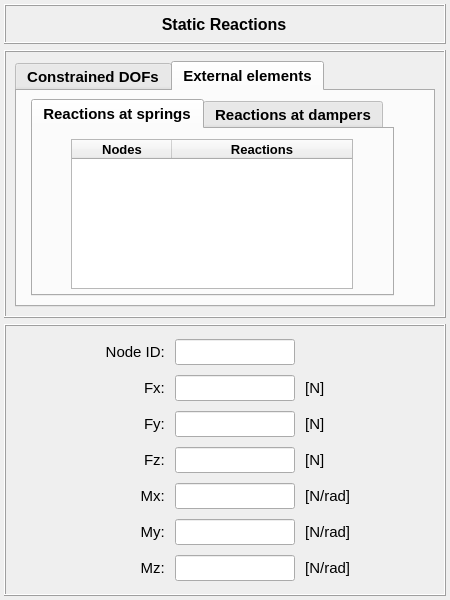
<?xml version="1.0" encoding="UTF-8"?>
<ui version="4.0">
 <class>Dialog</class>
 <widget class="QDialog" name="Dialog">
  <property name="geometry">
   <rect>
    <x>0</x>
    <y>0</y>
    <width>450</width>
    <height>600</height>
   </rect>
  </property>
  <property name="minimumSize">
   <size>
    <width>340</width>
    <height>326</height>
   </size>
  </property>
  <property name="maximumSize">
   <size>
    <width>450</width>
    <height>600</height>
   </size>
  </property>
  <property name="windowTitle">
   <string>Dialog</string>
  </property>
  <layout class="QGridLayout" name="gridLayout_3">
   <property name="leftMargin">
    <number>4</number>
   </property>
   <property name="topMargin">
    <number>4</number>
   </property>
   <property name="rightMargin">
    <number>4</number>
   </property>
   <property name="bottomMargin">
    <number>4</number>
   </property>
   <item row="2" column="0">
    <widget class="QFrame" name="frame_2">
     <property name="minimumSize">
      <size>
       <width>0</width>
       <height>272</height>
      </size>
     </property>
     <property name="maximumSize">
      <size>
       <width>16777215</width>
       <height>272</height>
      </size>
     </property>
     <property name="frameShape">
      <enum>QFrame::Box</enum>
     </property>
     <property name="frameShadow">
      <enum>QFrame::Raised</enum>
     </property>
     <layout class="QGridLayout" name="gridLayout_5">
      <property name="leftMargin">
       <number>0</number>
      </property>
      <property name="topMargin">
       <number>0</number>
      </property>
      <property name="rightMargin">
       <number>0</number>
      </property>
      <property name="bottomMargin">
       <number>0</number>
      </property>
      <property name="spacing">
       <number>0</number>
      </property>
      <item row="0" column="0">
       <widget class="QFrame" name="frame_responses">
        <property name="minimumSize">
         <size>
          <width>0</width>
          <height>260</height>
         </size>
        </property>
        <property name="maximumSize">
         <size>
          <width>16777215</width>
          <height>260</height>
         </size>
        </property>
        <property name="frameShape">
         <enum>QFrame::NoFrame</enum>
        </property>
        <property name="frameShadow">
         <enum>QFrame::Raised</enum>
        </property>
        <layout class="QGridLayout" name="gridLayout_2">
         <property name="leftMargin">
          <number>0</number>
         </property>
         <property name="topMargin">
          <number>0</number>
         </property>
         <property name="rightMargin">
          <number>0</number>
         </property>
         <property name="bottomMargin">
          <number>0</number>
         </property>
         <property name="verticalSpacing">
          <number>1</number>
         </property>
         <item row="1" column="3">
          <widget class="QLabel" name="label_8">
           <property name="minimumSize">
            <size>
             <width>68</width>
             <height>26</height>
            </size>
           </property>
           <property name="maximumSize">
            <size>
             <width>68</width>
             <height>26</height>
            </size>
           </property>
           <property name="font">
            <font>
             <pointsize>11</pointsize>
             <weight>50</weight>
             <bold>false</bold>
            </font>
           </property>
           <property name="text">
            <string> [N]</string>
           </property>
           <property name="alignment">
            <set>Qt::AlignLeading|Qt::AlignLeft|Qt::AlignVCenter</set>
           </property>
          </widget>
         </item>
         <item row="0" column="2">
          <widget class="QLineEdit" name="lineEdit_node_id">
           <property name="minimumSize">
            <size>
             <width>120</width>
             <height>26</height>
            </size>
           </property>
           <property name="maximumSize">
            <size>
             <width>120</width>
             <height>26</height>
            </size>
           </property>
           <property name="sizeIncrement">
            <size>
             <width>0</width>
             <height>0</height>
            </size>
           </property>
           <property name="baseSize">
            <size>
             <width>0</width>
             <height>0</height>
            </size>
           </property>
           <property name="font">
            <font>
             <pointsize>10</pointsize>
             <weight>75</weight>
             <bold>true</bold>
            </font>
           </property>
           <property name="styleSheet">
            <string notr="true"/>
           </property>
           <property name="alignment">
            <set>Qt::AlignCenter</set>
           </property>
          </widget>
         </item>
         <item row="3" column="1">
          <widget class="QLabel" name="label_4">
           <property name="minimumSize">
            <size>
             <width>88</width>
             <height>26</height>
            </size>
           </property>
           <property name="maximumSize">
            <size>
             <width>88</width>
             <height>26</height>
            </size>
           </property>
           <property name="font">
            <font>
             <pointsize>11</pointsize>
             <weight>50</weight>
             <bold>false</bold>
            </font>
           </property>
           <property name="text">
            <string>Fz: </string>
           </property>
           <property name="alignment">
            <set>Qt::AlignRight|Qt::AlignTrailing|Qt::AlignVCenter</set>
           </property>
          </widget>
         </item>
         <item row="4" column="1">
          <widget class="QLabel" name="label_5">
           <property name="minimumSize">
            <size>
             <width>88</width>
             <height>26</height>
            </size>
           </property>
           <property name="maximumSize">
            <size>
             <width>88</width>
             <height>26</height>
            </size>
           </property>
           <property name="font">
            <font>
             <pointsize>11</pointsize>
             <weight>50</weight>
             <bold>false</bold>
            </font>
           </property>
           <property name="text">
            <string>Mx: </string>
           </property>
           <property name="alignment">
            <set>Qt::AlignRight|Qt::AlignTrailing|Qt::AlignVCenter</set>
           </property>
          </widget>
         </item>
         <item row="2" column="3">
          <widget class="QLabel" name="label_9">
           <property name="minimumSize">
            <size>
             <width>68</width>
             <height>26</height>
            </size>
           </property>
           <property name="maximumSize">
            <size>
             <width>68</width>
             <height>26</height>
            </size>
           </property>
           <property name="font">
            <font>
             <pointsize>11</pointsize>
             <weight>50</weight>
             <bold>false</bold>
            </font>
           </property>
           <property name="text">
            <string> [N]</string>
           </property>
           <property name="alignment">
            <set>Qt::AlignLeading|Qt::AlignLeft|Qt::AlignVCenter</set>
           </property>
          </widget>
         </item>
         <item row="2" column="2">
          <widget class="QLineEdit" name="lineEdit_reaction_fy">
           <property name="minimumSize">
            <size>
             <width>120</width>
             <height>26</height>
            </size>
           </property>
           <property name="maximumSize">
            <size>
             <width>120</width>
             <height>26</height>
            </size>
           </property>
           <property name="sizeIncrement">
            <size>
             <width>0</width>
             <height>0</height>
            </size>
           </property>
           <property name="baseSize">
            <size>
             <width>0</width>
             <height>0</height>
            </size>
           </property>
           <property name="font">
            <font>
             <pointsize>10</pointsize>
            </font>
           </property>
           <property name="toolTip">
            <string>Force Fy reaction</string>
           </property>
           <property name="alignment">
            <set>Qt::AlignCenter</set>
           </property>
          </widget>
         </item>
         <item row="0" column="4">
          <widget class="QFrame" name="frame_4">
           <property name="frameShape">
            <enum>QFrame::NoFrame</enum>
           </property>
           <property name="frameShadow">
            <enum>QFrame::Raised</enum>
           </property>
          </widget>
         </item>
         <item row="0" column="0">
          <widget class="QFrame" name="frame_3">
           <property name="frameShape">
            <enum>QFrame::NoFrame</enum>
           </property>
           <property name="frameShadow">
            <enum>QFrame::Raised</enum>
           </property>
          </widget>
         </item>
         <item row="0" column="3">
          <widget class="QFrame" name="frame">
           <property name="minimumSize">
            <size>
             <width>68</width>
             <height>26</height>
            </size>
           </property>
           <property name="maximumSize">
            <size>
             <width>68</width>
             <height>26</height>
            </size>
           </property>
           <property name="frameShape">
            <enum>QFrame::NoFrame</enum>
           </property>
           <property name="frameShadow">
            <enum>QFrame::Raised</enum>
           </property>
          </widget>
         </item>
         <item row="3" column="3">
          <widget class="QLabel" name="label_10">
           <property name="minimumSize">
            <size>
             <width>68</width>
             <height>26</height>
            </size>
           </property>
           <property name="maximumSize">
            <size>
             <width>68</width>
             <height>26</height>
            </size>
           </property>
           <property name="font">
            <font>
             <pointsize>11</pointsize>
             <weight>50</weight>
             <bold>false</bold>
            </font>
           </property>
           <property name="text">
            <string> [N]</string>
           </property>
           <property name="alignment">
            <set>Qt::AlignLeading|Qt::AlignLeft|Qt::AlignVCenter</set>
           </property>
          </widget>
         </item>
         <item row="0" column="1">
          <widget class="QLabel" name="label_14">
           <property name="minimumSize">
            <size>
             <width>88</width>
             <height>26</height>
            </size>
           </property>
           <property name="maximumSize">
            <size>
             <width>88</width>
             <height>26</height>
            </size>
           </property>
           <property name="font">
            <font>
             <pointsize>11</pointsize>
             <weight>50</weight>
             <bold>false</bold>
            </font>
           </property>
           <property name="text">
            <string>Node ID: </string>
           </property>
           <property name="alignment">
            <set>Qt::AlignRight|Qt::AlignTrailing|Qt::AlignVCenter</set>
           </property>
          </widget>
         </item>
         <item row="3" column="2">
          <widget class="QLineEdit" name="lineEdit_reaction_fz">
           <property name="minimumSize">
            <size>
             <width>120</width>
             <height>26</height>
            </size>
           </property>
           <property name="maximumSize">
            <size>
             <width>120</width>
             <height>26</height>
            </size>
           </property>
           <property name="sizeIncrement">
            <size>
             <width>0</width>
             <height>0</height>
            </size>
           </property>
           <property name="baseSize">
            <size>
             <width>0</width>
             <height>0</height>
            </size>
           </property>
           <property name="font">
            <font>
             <pointsize>10</pointsize>
            </font>
           </property>
           <property name="toolTip">
            <string>Force Fz reaction</string>
           </property>
           <property name="alignment">
            <set>Qt::AlignCenter</set>
           </property>
          </widget>
         </item>
         <item row="6" column="2">
          <widget class="QLineEdit" name="lineEdit_reaction_mz">
           <property name="minimumSize">
            <size>
             <width>120</width>
             <height>26</height>
            </size>
           </property>
           <property name="maximumSize">
            <size>
             <width>120</width>
             <height>26</height>
            </size>
           </property>
           <property name="sizeIncrement">
            <size>
             <width>0</width>
             <height>0</height>
            </size>
           </property>
           <property name="baseSize">
            <size>
             <width>0</width>
             <height>0</height>
            </size>
           </property>
           <property name="font">
            <font>
             <pointsize>10</pointsize>
            </font>
           </property>
           <property name="toolTip">
            <string>Moment Mz reaction</string>
           </property>
           <property name="alignment">
            <set>Qt::AlignCenter</set>
           </property>
          </widget>
         </item>
         <item row="6" column="3">
          <widget class="QLabel" name="label_13">
           <property name="minimumSize">
            <size>
             <width>68</width>
             <height>26</height>
            </size>
           </property>
           <property name="maximumSize">
            <size>
             <width>68</width>
             <height>26</height>
            </size>
           </property>
           <property name="font">
            <font>
             <pointsize>11</pointsize>
             <weight>50</weight>
             <bold>false</bold>
            </font>
           </property>
           <property name="text">
            <string> [N/rad]</string>
           </property>
           <property name="alignment">
            <set>Qt::AlignLeading|Qt::AlignLeft|Qt::AlignVCenter</set>
           </property>
          </widget>
         </item>
         <item row="5" column="1">
          <widget class="QLabel" name="label_6">
           <property name="minimumSize">
            <size>
             <width>88</width>
             <height>26</height>
            </size>
           </property>
           <property name="maximumSize">
            <size>
             <width>88</width>
             <height>26</height>
            </size>
           </property>
           <property name="font">
            <font>
             <pointsize>11</pointsize>
             <weight>50</weight>
             <bold>false</bold>
            </font>
           </property>
           <property name="text">
            <string>My: </string>
           </property>
           <property name="alignment">
            <set>Qt::AlignRight|Qt::AlignTrailing|Qt::AlignVCenter</set>
           </property>
          </widget>
         </item>
         <item row="4" column="2">
          <widget class="QLineEdit" name="lineEdit_reaction_mx">
           <property name="minimumSize">
            <size>
             <width>120</width>
             <height>26</height>
            </size>
           </property>
           <property name="maximumSize">
            <size>
             <width>120</width>
             <height>26</height>
            </size>
           </property>
           <property name="sizeIncrement">
            <size>
             <width>0</width>
             <height>0</height>
            </size>
           </property>
           <property name="baseSize">
            <size>
             <width>0</width>
             <height>0</height>
            </size>
           </property>
           <property name="font">
            <font>
             <pointsize>10</pointsize>
            </font>
           </property>
           <property name="toolTip">
            <string>Moment Mx reaction</string>
           </property>
           <property name="alignment">
            <set>Qt::AlignCenter</set>
           </property>
          </widget>
         </item>
         <item row="1" column="1">
          <widget class="QLabel" name="label_2">
           <property name="minimumSize">
            <size>
             <width>88</width>
             <height>26</height>
            </size>
           </property>
           <property name="maximumSize">
            <size>
             <width>88</width>
             <height>26</height>
            </size>
           </property>
           <property name="font">
            <font>
             <pointsize>11</pointsize>
             <weight>50</weight>
             <bold>false</bold>
            </font>
           </property>
           <property name="text">
            <string>Fx: </string>
           </property>
           <property name="alignment">
            <set>Qt::AlignRight|Qt::AlignTrailing|Qt::AlignVCenter</set>
           </property>
          </widget>
         </item>
         <item row="1" column="2">
          <widget class="QLineEdit" name="lineEdit_reaction_fx">
           <property name="minimumSize">
            <size>
             <width>120</width>
             <height>26</height>
            </size>
           </property>
           <property name="maximumSize">
            <size>
             <width>120</width>
             <height>26</height>
            </size>
           </property>
           <property name="sizeIncrement">
            <size>
             <width>0</width>
             <height>0</height>
            </size>
           </property>
           <property name="baseSize">
            <size>
             <width>0</width>
             <height>0</height>
            </size>
           </property>
           <property name="font">
            <font>
             <pointsize>10</pointsize>
            </font>
           </property>
           <property name="toolTip">
            <string>Force Fx reaction</string>
           </property>
           <property name="alignment">
            <set>Qt::AlignCenter</set>
           </property>
          </widget>
         </item>
         <item row="2" column="1">
          <widget class="QLabel" name="label_3">
           <property name="minimumSize">
            <size>
             <width>88</width>
             <height>26</height>
            </size>
           </property>
           <property name="maximumSize">
            <size>
             <width>88</width>
             <height>26</height>
            </size>
           </property>
           <property name="font">
            <font>
             <pointsize>11</pointsize>
             <weight>50</weight>
             <bold>false</bold>
            </font>
           </property>
           <property name="text">
            <string>Fy: </string>
           </property>
           <property name="alignment">
            <set>Qt::AlignRight|Qt::AlignTrailing|Qt::AlignVCenter</set>
           </property>
          </widget>
         </item>
         <item row="6" column="1">
          <widget class="QLabel" name="label_7">
           <property name="minimumSize">
            <size>
             <width>88</width>
             <height>26</height>
            </size>
           </property>
           <property name="maximumSize">
            <size>
             <width>88</width>
             <height>26</height>
            </size>
           </property>
           <property name="font">
            <font>
             <pointsize>11</pointsize>
             <weight>50</weight>
             <bold>false</bold>
            </font>
           </property>
           <property name="text">
            <string>Mz: </string>
           </property>
           <property name="alignment">
            <set>Qt::AlignRight|Qt::AlignTrailing|Qt::AlignVCenter</set>
           </property>
          </widget>
         </item>
         <item row="4" column="3">
          <widget class="QLabel" name="label_11">
           <property name="minimumSize">
            <size>
             <width>68</width>
             <height>26</height>
            </size>
           </property>
           <property name="maximumSize">
            <size>
             <width>68</width>
             <height>26</height>
            </size>
           </property>
           <property name="font">
            <font>
             <pointsize>11</pointsize>
             <weight>50</weight>
             <bold>false</bold>
            </font>
           </property>
           <property name="text">
            <string> [N/rad]</string>
           </property>
           <property name="alignment">
            <set>Qt::AlignLeading|Qt::AlignLeft|Qt::AlignVCenter</set>
           </property>
          </widget>
         </item>
         <item row="5" column="3">
          <widget class="QLabel" name="label_12">
           <property name="minimumSize">
            <size>
             <width>68</width>
             <height>26</height>
            </size>
           </property>
           <property name="maximumSize">
            <size>
             <width>68</width>
             <height>26</height>
            </size>
           </property>
           <property name="font">
            <font>
             <pointsize>11</pointsize>
             <weight>50</weight>
             <bold>false</bold>
            </font>
           </property>
           <property name="text">
            <string> [N/rad]</string>
           </property>
           <property name="alignment">
            <set>Qt::AlignLeading|Qt::AlignLeft|Qt::AlignVCenter</set>
           </property>
          </widget>
         </item>
         <item row="5" column="2">
          <widget class="QLineEdit" name="lineEdit_reaction_my">
           <property name="minimumSize">
            <size>
             <width>120</width>
             <height>26</height>
            </size>
           </property>
           <property name="maximumSize">
            <size>
             <width>120</width>
             <height>26</height>
            </size>
           </property>
           <property name="sizeIncrement">
            <size>
             <width>0</width>
             <height>0</height>
            </size>
           </property>
           <property name="baseSize">
            <size>
             <width>0</width>
             <height>0</height>
            </size>
           </property>
           <property name="font">
            <font>
             <pointsize>10</pointsize>
            </font>
           </property>
           <property name="toolTip">
            <string>Moment My reaction</string>
           </property>
           <property name="alignment">
            <set>Qt::AlignCenter</set>
           </property>
          </widget>
         </item>
        </layout>
       </widget>
      </item>
     </layout>
    </widget>
   </item>
   <item row="0" column="0">
    <widget class="QFrame" name="frame_title">
     <property name="minimumSize">
      <size>
       <width>0</width>
       <height>40</height>
      </size>
     </property>
     <property name="maximumSize">
      <size>
       <width>16777215</width>
       <height>40</height>
      </size>
     </property>
     <property name="frameShape">
      <enum>QFrame::Box</enum>
     </property>
     <property name="frameShadow">
      <enum>QFrame::Raised</enum>
     </property>
     <layout class="QGridLayout" name="gridLayout">
      <property name="leftMargin">
       <number>0</number>
      </property>
      <property name="topMargin">
       <number>0</number>
      </property>
      <property name="rightMargin">
       <number>2</number>
      </property>
      <property name="bottomMargin">
       <number>0</number>
      </property>
      <property name="spacing">
       <number>0</number>
      </property>
      <item row="0" column="0">
       <widget class="QLabel" name="label">
        <property name="minimumSize">
         <size>
          <width>300</width>
          <height>32</height>
         </size>
        </property>
        <property name="maximumSize">
         <size>
          <width>300</width>
          <height>32</height>
         </size>
        </property>
        <property name="font">
         <font>
          <pointsize>12</pointsize>
          <weight>75</weight>
          <bold>true</bold>
         </font>
        </property>
        <property name="frameShape">
         <enum>QFrame::NoFrame</enum>
        </property>
        <property name="frameShadow">
         <enum>QFrame::Raised</enum>
        </property>
        <property name="text">
         <string>Static Reactions</string>
        </property>
        <property name="alignment">
         <set>Qt::AlignCenter</set>
        </property>
       </widget>
      </item>
     </layout>
    </widget>
   </item>
   <item row="1" column="0">
    <widget class="QFrame" name="frame_5">
     <property name="minimumSize">
      <size>
       <width>0</width>
       <height>268</height>
      </size>
     </property>
     <property name="frameShape">
      <enum>QFrame::Box</enum>
     </property>
     <property name="frameShadow">
      <enum>QFrame::Raised</enum>
     </property>
     <layout class="QGridLayout" name="gridLayout_4">
      <item row="0" column="0">
       <widget class="QTabWidget" name="tabWidget_reactions">
        <property name="minimumSize">
         <size>
          <width>0</width>
          <height>246</height>
         </size>
        </property>
        <property name="maximumSize">
         <size>
          <width>16777215</width>
          <height>246</height>
         </size>
        </property>
        <property name="font">
         <font>
          <family>MS Shell Dlg 2</family>
          <pointsize>11</pointsize>
          <weight>75</weight>
          <italic>false</italic>
          <bold>true</bold>
         </font>
        </property>
        <property name="currentIndex">
         <number>1</number>
        </property>
        <widget class="QWidget" name="tab_constrained_dofs">
         <attribute name="title">
          <string>Constrained DOFs</string>
         </attribute>
         <widget class="QTreeWidget" name="treeWidget_reactions_at_constrained_dofs">
          <property name="geometry">
           <rect>
            <x>54</x>
            <y>22</y>
            <width>282</width>
            <height>170</height>
           </rect>
          </property>
          <property name="minimumSize">
           <size>
            <width>282</width>
            <height>170</height>
           </size>
          </property>
          <property name="maximumSize">
           <size>
            <width>282</width>
            <height>170</height>
           </size>
          </property>
          <property name="font">
           <font>
            <family>Arial</family>
            <pointsize>10</pointsize>
            <italic>true</italic>
           </font>
          </property>
          <property name="indentation">
           <number>0</number>
          </property>
          <column>
           <property name="text">
            <string>Nodes</string>
           </property>
           <property name="font">
            <font>
             <family>MS Shell Dlg 2</family>
             <pointsize>10</pointsize>
             <weight>75</weight>
             <italic>false</italic>
             <bold>true</bold>
            </font>
           </property>
           <property name="textAlignment">
            <set>AlignCenter</set>
           </property>
          </column>
          <column>
           <property name="text">
            <string>Reactions</string>
           </property>
           <property name="font">
            <font>
             <family>MS Shell Dlg 2</family>
             <pointsize>10</pointsize>
             <weight>75</weight>
             <italic>false</italic>
             <bold>true</bold>
            </font>
           </property>
           <property name="textAlignment">
            <set>AlignCenter</set>
           </property>
          </column>
         </widget>
        </widget>
        <widget class="QWidget" name="tab_external_springs_dampers">
         <attribute name="title">
          <string>External elements</string>
         </attribute>
         <widget class="QTabWidget" name="tabWidget_springs_dampers">
          <property name="geometry">
           <rect>
            <x>14</x>
            <y>8</y>
            <width>363</width>
            <height>197</height>
           </rect>
          </property>
          <property name="font">
           <font>
            <family>MS Shell Dlg 2</family>
            <pointsize>11</pointsize>
            <weight>75</weight>
            <italic>false</italic>
            <bold>true</bold>
           </font>
          </property>
          <property name="currentIndex">
           <number>0</number>
          </property>
          <widget class="QWidget" name="tab_nodes_with_springs">
           <attribute name="title">
            <string>Reactions at springs</string>
           </attribute>
           <widget class="QTreeWidget" name="treeWidget_reactions_at_springs">
            <property name="geometry">
             <rect>
              <x>38</x>
              <y>10</y>
              <width>282</width>
              <height>150</height>
             </rect>
            </property>
            <property name="minimumSize">
             <size>
              <width>282</width>
              <height>150</height>
             </size>
            </property>
            <property name="maximumSize">
             <size>
              <width>282</width>
              <height>150</height>
             </size>
            </property>
            <property name="font">
             <font>
              <family>Arial</family>
              <pointsize>9</pointsize>
              <weight>50</weight>
              <italic>true</italic>
              <bold>false</bold>
             </font>
            </property>
            <property name="indentation">
             <number>0</number>
            </property>
            <column>
             <property name="text">
              <string>Nodes</string>
             </property>
             <property name="font">
              <font>
               <family>MS Shell Dlg 2</family>
               <pointsize>10</pointsize>
               <weight>75</weight>
               <italic>false</italic>
               <bold>true</bold>
              </font>
             </property>
             <property name="textAlignment">
              <set>AlignCenter</set>
             </property>
            </column>
            <column>
             <property name="text">
              <string>Reactions</string>
             </property>
             <property name="font">
              <font>
               <family>MS Shell Dlg 2</family>
               <pointsize>10</pointsize>
               <weight>75</weight>
               <italic>false</italic>
               <bold>true</bold>
              </font>
             </property>
             <property name="textAlignment">
              <set>AlignCenter</set>
             </property>
            </column>
           </widget>
          </widget>
          <widget class="QWidget" name="tab_nodes_with_dampers">
           <attribute name="title">
            <string>Reactions at dampers</string>
           </attribute>
           <widget class="QTreeWidget" name="treeWidget_reactions_at_dampers">
            <property name="geometry">
             <rect>
              <x>38</x>
              <y>10</y>
              <width>282</width>
              <height>150</height>
             </rect>
            </property>
            <property name="minimumSize">
             <size>
              <width>282</width>
              <height>150</height>
             </size>
            </property>
            <property name="maximumSize">
             <size>
              <width>282</width>
              <height>150</height>
             </size>
            </property>
            <property name="font">
             <font>
              <family>Arial</family>
              <pointsize>9</pointsize>
              <weight>50</weight>
              <italic>true</italic>
              <bold>false</bold>
             </font>
            </property>
            <property name="indentation">
             <number>0</number>
            </property>
            <column>
             <property name="text">
              <string>Nodes</string>
             </property>
             <property name="font">
              <font>
               <family>MS Shell Dlg 2</family>
               <pointsize>10</pointsize>
               <weight>75</weight>
               <italic>false</italic>
               <bold>true</bold>
              </font>
             </property>
             <property name="textAlignment">
              <set>AlignCenter</set>
             </property>
            </column>
            <column>
             <property name="text">
              <string>Reactions</string>
             </property>
             <property name="font">
              <font>
               <family>MS Shell Dlg 2</family>
               <pointsize>10</pointsize>
               <weight>75</weight>
               <italic>false</italic>
               <bold>true</bold>
              </font>
             </property>
             <property name="textAlignment">
              <set>AlignCenter</set>
             </property>
            </column>
           </widget>
          </widget>
         </widget>
        </widget>
       </widget>
      </item>
     </layout>
    </widget>
   </item>
  </layout>
 </widget>
 <resources/>
 <connections/>
</ui>
